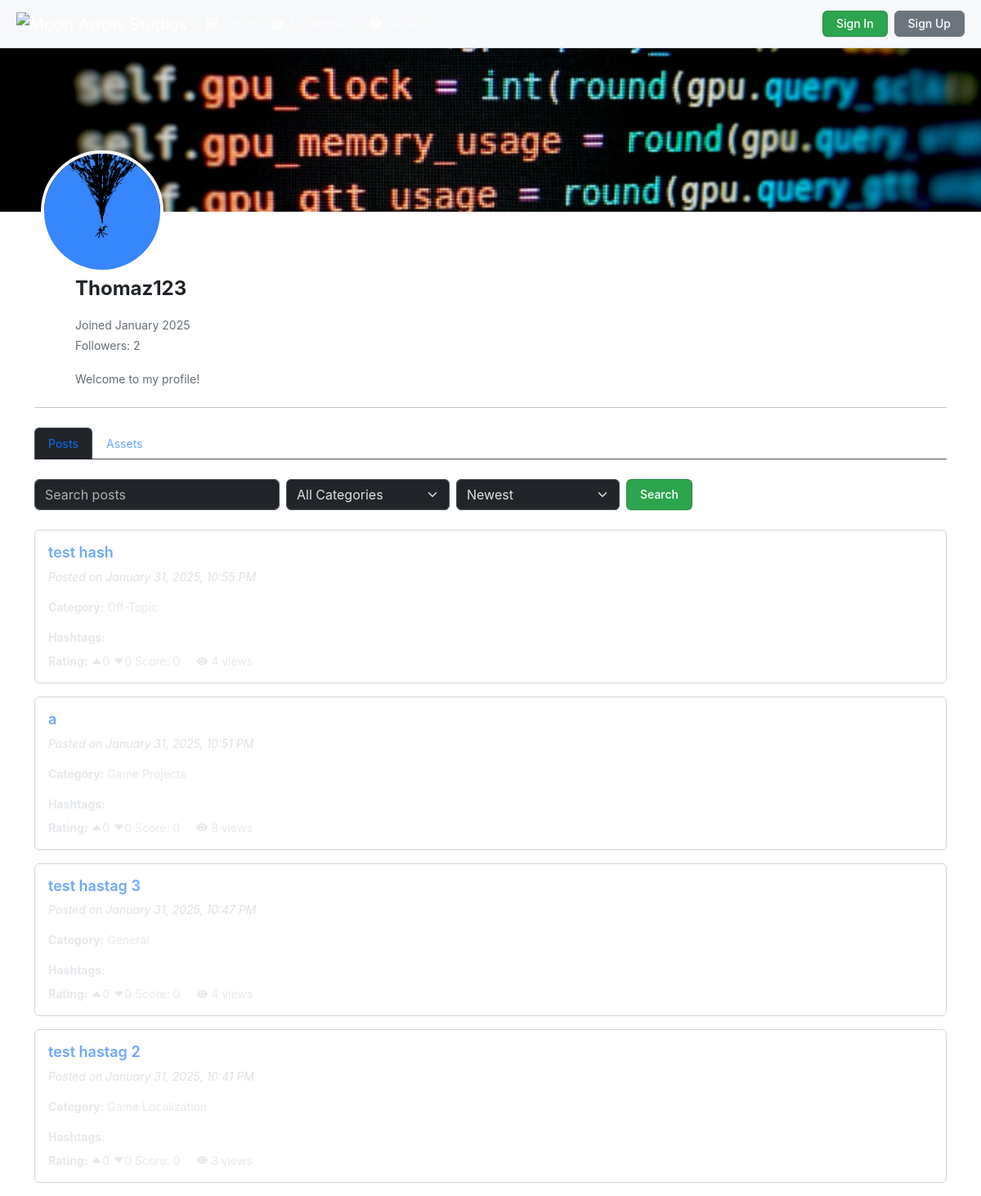
Screenshot of /php/profile.php?id=30 with the database file from the repository.
### tables this page shows
CREATE TABLE IF NOT EXISTS `users` (
  `user_id` int NOT NULL AUTO_INCREMENT,
  `username` varchar(50) NOT NULL,
  `email` varchar(100) NOT NULL,
  `password` varchar(255) NOT NULL,
  `role` enum('admin','user') DEFAULT 'user',
  `created_at` datetime DEFAULT CURRENT_TIMESTAMP,
  `profile_picture` varchar(255) DEFAULT NULL,
  `banner` varchar(255) DEFAULT NULL,
  `description` text,
  `status` enum('active','suspended') NOT NULL DEFAULT 'active',
  `youtube` varchar(255) DEFAULT NULL,
  `linkedin` varchar(255) DEFAULT NULL,
  `twitter` varchar(255) DEFAULT NULL,
  `instagram` varchar(255) DEFAULT NULL,
  `github` varchar(255) DEFAULT NULL,
  `portfolio` varchar(255) DEFAULT NULL,
  `reported_count` int NOT NULL DEFAULT '0',
  PRIMARY KEY (`user_id`),
  UNIQUE KEY `username` (`username`),
  UNIQUE KEY `email` (`email`)
);

CREATE TABLE IF NOT EXISTS `posts` (
  `id` int NOT NULL AUTO_INCREMENT,
  `title` varchar(255) NOT NULL,
  `content` text NOT NULL,
  `category_id` int NOT NULL,
  `hashtags` text,
  `images` text,
  `created_at` timestamp NULL DEFAULT CURRENT_TIMESTAMP,
  `videos` text,
  `user_id` int NOT NULL,
  `upvotes` int DEFAULT '0',
  `downvotes` int DEFAULT '0',
  `status` enum('published','draft','hidden') NOT NULL DEFAULT 'published',
  `views` int DEFAULT '0',
  `updated_at` timestamp NULL DEFAULT CURRENT_TIMESTAMP ON UPDATE CURRENT_TIMESTAMP,
  `reported_count` int DEFAULT '0',
  PRIMARY KEY (`id`),
  KEY `fk_posts_categories` (`category_id`),
  KEY `user_id` (`user_id`)
);

CREATE TABLE IF NOT EXISTS `categories` (
  `id` int NOT NULL AUTO_INCREMENT,
  `name` varchar(100) NOT NULL,
  PRIMARY KEY (`id`)
);

### php/profile.php (the view, shortened to what this page needs)
<?php
require 'db_connect.php';
$user_id = isset($_GET['id']) ? (int)$_GET['id'] : ($_SESSION['user_id'] ?? null);
$active_tab = isset($_GET['tab']) ? $_GET['tab'] : 'posts';
$stmt = $conn->prepare("SELECT *, DATE_FORMAT(created_at, '%M %Y') as formatted_join_date FROM users WHERE user_id = ?");
$stmt->bind_param("i", $user_id);
$stmt->execute();
$user = $stmt->get_result()->fetch_assoc();
$stmt = $conn->prepare("SELECT COUNT(*) as follower_count FROM follows WHERE following_id = ?");
$stmt->bind_param("i", $user_id);
$stmt->execute();
$follower_count = $stmt->get_result()->fetch_assoc()['follower_count'];
$post_search = $_GET['post_search'] ?? '';
$post_sort_order = $_GET['post_sort'] ?? 'newest';
$post_order_by = match($post_sort_order) {
    'oldest' => 'posts.created_at ASC',
    'highest_score' => '(posts.upvotes - posts.downvotes) DESC',
    default => 'posts.created_at DESC'
};
$post_sql = "SELECT posts.*, categories.name AS category_name,
            (posts.upvotes - posts.downvotes) AS score
            FROM posts
            JOIN categories ON posts.category_id = categories.id
            WHERE posts.user_id = ?";
$post_params = [$user_id];
$post_types = "i";
$post_sql .= " ORDER BY " . $post_order_by;
$post_stmt = $conn->prepare($post_sql);
$post_stmt->bind_param($post_types, ...$post_params);
$post_stmt->execute();
$posts = $post_stmt->get_result();
?>
<!DOCTYPE html>
<html lang="en" data-bs-theme="dark">
<head>
    <?php require 'header.php'; ?>
</head>
<body>
    <div class="container-fluid p-0">
        <div class="banner-container">
            <?php if ($user['banner']): ?>
                <img src="<?= htmlspecialchars($user['banner']) ?>" alt="Profile banner" class="banner-img">
            <?php else: ?>
                <div class="bg-secondary w-100 h-100"></div>
            <?php endif; ?>
            <?php if ($user['profile_picture']): ?>
                <img src="<?= htmlspecialchars($user['profile_picture']) ?>" alt="Profile picture" class="profile-picture">
            <?php else: ?>
                <div class="profile-picture bg-dark d-flex align-items-center justify-content-center">
                    <i class="bi bi-person-fill text-light" style="font-size: 4rem;"></i>
                </div>
            <?php endif; ?>
        </div>
        <div class="container">
            <div class="profile-info">
                <div class="profile-header">
                    <div class="username-container">
                        <h1 class="username mb-0"><?= htmlspecialchars($user['username']) ?></h1>
                    </div>
                </div>
                <div class="user-stats">
                    <p class="mb-1">Joined <?= htmlspecialchars($user['formatted_join_date']) ?></p>
                    <p class="mb-1">Followers: <?= htmlspecialchars($follower_count) ?></p>
                </div>
                <?php if ($user['description']): ?>
                    <p class="description"><?= nl2br(htmlspecialchars($user['description'])) ?></p>
                <?php endif; ?>
            </div>
            <hr class="my-4">
            <ul class="nav nav-tabs mb-4">
                <li class="nav-item">
                    <a class="nav-link <?= $active_tab === 'posts' ? 'active' : '' ?>" data-bs-toggle="tab" href="#posts">Posts</a>
                </li>
                <li class="nav-item">
                    <a class="nav-link <?= $active_tab === 'assets' ? 'active' : '' ?>" data-bs-toggle="tab" href="#assets">Assets</a>
                </li>
            </ul>
            <div class="tab-content">
                <div class="tab-pane fade <?= $active_tab === 'posts' ? 'show active' : '' ?>" id="posts">
                    <form method="GET" action="profile.php" class="d-flex gap-2 mb-4 flex-wrap">
                        <input type="text" name="post_search" class="form-control" placeholder="Search posts"
                            value="<?= htmlspecialchars($post_search) ?>" style="max-width: 300px;">
                        <select name="post_category" class="form-select" style="max-width: 200px;">
                            <option value="">All Categories</option>
                        </select>
                        <select name="post_sort" class="form-select" style="max-width: 200px;">
                            <option value="newest" <?= $post_sort_order === 'newest' ? 'selected' : '' ?>>Newest</option>
                        </select>
                        <button type="submit" class="btn btn-primary">Search</button>
                    </form>
                    <div class="posts-container">
                        <?php if ($posts->num_rows > 0): ?>
                            <?php while ($post = $posts->fetch_assoc()): ?>
                                <div class="card mb-3">
                                    <div class="card-body">
                                        <h3 class="card-title">
                                            <a href="view_post.php?id=<?= $post['id'] ?>" class="text-decoration-none">
                                                <?= htmlspecialchars($post['title']) ?>
                                            </a>
                                        </h3>
                                        <p class="card-text">
                                            <em>Posted on <?= date('F j, Y, g:i A', strtotime($post['created_at'])) ?></em>
                                        </p>
                                        <p class="card-text text-muted">
                                            <strong>Category:</strong> <?= htmlspecialchars($post['category_name'] ?? 'Uncategorized') ?>
                                        </p>
                                        <div class="hashtags card-text text-muted mb-2"><strong>Hashtags:</strong>
                                        </div>
                                        <p class="card-text text-muted"><strong>Rating:</strong>
                                            <i class="bi bi-caret-up-fill"></i><?= $post['upvotes'] ?? 0 ?>
                                            <i class="bi bi-caret-down-fill"></i><?= $post['downvotes'] ?? 0 ?>
                                            Score: <?= $post['score'] ?? 0 ?>
                                            <span class="ms-3"><i class="bi bi-eye-fill"></i> <?= $post['views'] ?? 0 ?> views</span>
                                        </p>
                                    </div>
                                </div>
                            <?php endwhile; ?>
                        <?php else: ?>
                            <div class="alert alert-info">No posts found.</div>
                        <?php endif; ?>
                    </div>
                </div>
            </div>
        </div>
    </div>
</body>
</html>

### php/header.php (style rules this page uses)
:root { --color-canvas-default: #ffffff; --color-canvas-subtle: #f6f8fa; --color-border-default: #d0d7de; --color-border-muted: #d8dee4; --color-btn-primary-bg: #2da44e; --color-btn-primary-hover-bg: #2c974b; --color-fg-default: #1F2328; --color-fg-muted: #656d76; --color-accent-fg: #0969da; --color-input-bg: #ffffff; --color-card-bg: #ffffff; --color-card-border: #d0d7de; --color-header-bg: #f6f8fa; --color-modal-bg: #ffffff; --color-alert-error-bg: #FFEBE9; --color-alert-error-border: rgba(255, 129, 130, 0.4); --color-alert-error-fg: #cf222e; }
.header { font-family: -apple-system, BlinkMacSystemFont, "Segoe UI", "Noto Sans", Helvetica, Arial, sans-serif; background-color: var(--color-canvas-default); color: var(--color-fg-default); line-height: 1.5; font-size: 14px; }
.header .btn { border-radius: 6px; padding: 5px 16px; font-size: 14px; font-weight: 500; line-height: 20px; transition: .2s cubic-bezier(0.3, 0, 0.5, 1); }
.header .btn-primary { color: #ffffff; background-color: var(--color-btn-primary-bg); border: 1px solid rgba(27, 31, 36, 0.15); box-shadow: 0 1px 0 rgba(27, 31, 36, 0.1); }
.nav-link.active { color: var(--color-accent-fg) !important; font-weight: 500; }

### php/profile.php (style rules this page uses)
.banner-container { height: 200px; overflow: visible; position: relative; margin-bottom: 80px; }
.banner-img { width: 100%; height: 100%; object-fit: cover; }
.profile-picture { width: 150px; height: 150px; border-radius: 50%; border: 4px solid var(--color-canvas-default); position: absolute; bottom: -75px; left: 50px; object-fit: cover; }
.profile-info { margin-left: 50px; margin-top: 20px; }
.username { font-size: 24px; font-weight: bold; margin-bottom: 10px; }
.description { color: var(--color-fg-muted); margin-bottom: 20px; max-width: 600px; }
.posts-container, .assets-container { margin-top: 20px; }
.profile-header { display: flex; align-items: center; justify-content: space-between; margin-bottom: 20px; }
.username-container { display: flex; align-items: center; gap: 20px; }
.user-stats { margin-bottom: 20px; }
.user-stats p { margin: 0; color: var(--color-fg-muted); }
.card { background-color: var(--color-card-bg); border: 1px solid var(--color-card-border); border-radius: 6px; margin-bottom: 16px; transition: transform 0.2s, border-color 0.2s, box-shadow 0.2s; }
.card-title { font-size: 18px; font-weight: 600; margin-bottom: 8px; }
.card-body { padding: 16px; }
:root { --color-canvas-default: #ffffff; --color-canvas-subtle: #f6f8fa; --color-border-default: #d0d7de; --color-border-muted: #d8dee4; --color-btn-primary-bg: #2da44e; --color-btn-primary-hover-bg: #2c974b; --color-fg-default: #1F2328; --color-fg-muted: #656d76; --color-accent-fg: #0969da; --color-input-bg: #ffffff; --color-card-bg: #ffffff; --color-card-border: #d0d7de; }

### rows the page displays
users: username "Thomaz123", description "Welcome to my profile!"
posts: title "test hash", created_at "January 31, 2025, 10:55 PM", category.name "Off-Topic", upvotes "0", downvotes "0", score "0", views "4"
posts: title "a", created_at "January 31, 2025, 10:51 PM", category.name "Game Projects", upvotes "0", downvotes "0", score "0", views "8"
posts: title "test hastag 3", created_at "January 31, 2025, 10:47 PM", category.name "General", upvotes "0", downvotes "0", score "0", views "4"
posts: title "test hastag 2", created_at "January 31, 2025, 10:41 PM", category.name "Game Localization", upvotes "0", downvotes "0", score "0", views "3"

### other values shown
$user['formatted_join_date'] "January 2025"
$follower_count "2"
